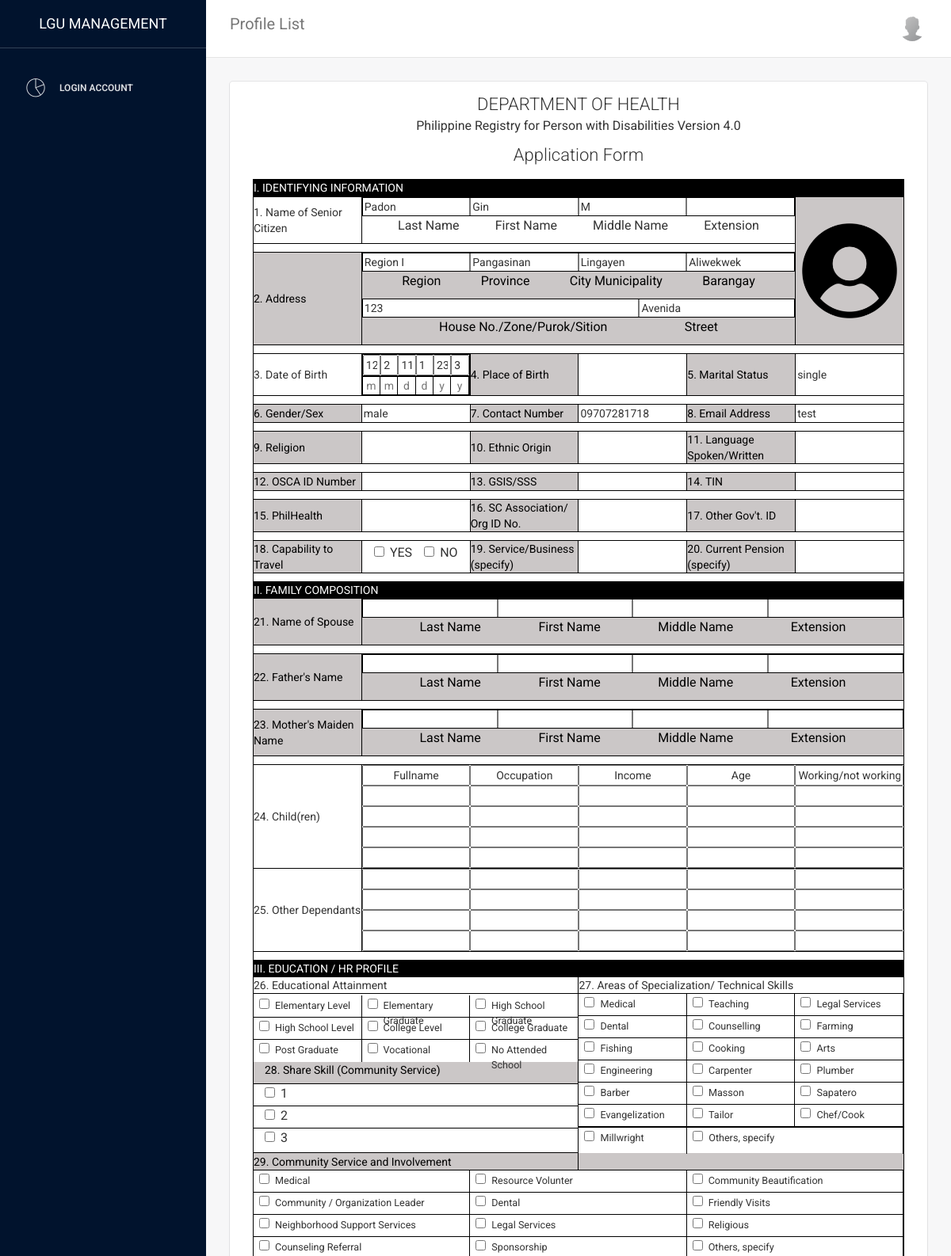
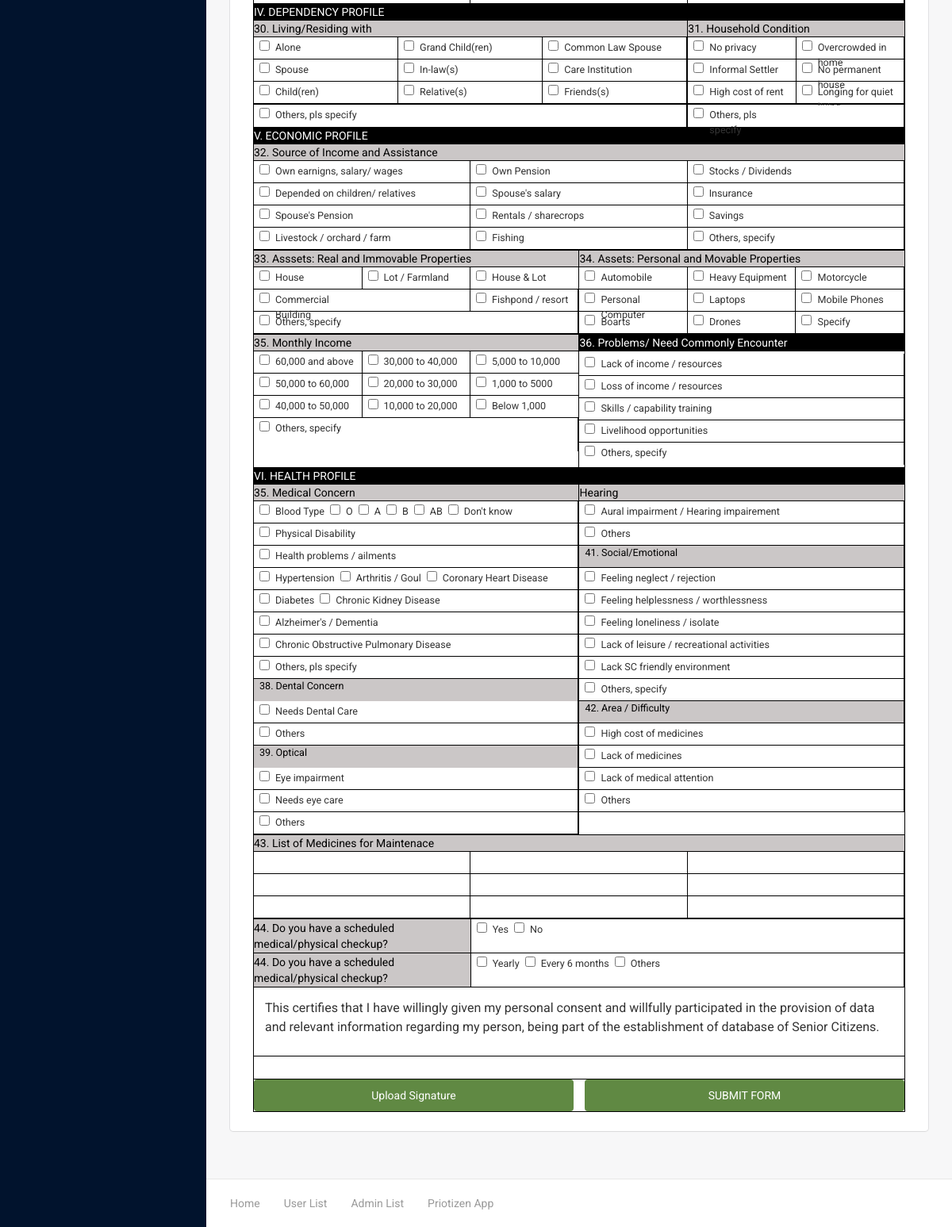
Page /LGU/table_senior.php?id=ujmdbj0ewlb on the committed database (2 pictures, top to bottom).
### tables this page shows
CREATE TABLE `verified` (
  `id` int(11) NOT NULL,
  `fname` varchar(45) DEFAULT NULL,
  `mi` varchar(15) DEFAULT NULL,
  `lname` varchar(45) DEFAULT NULL,
  `email` varchar(45) DEFAULT NULL,
  `bdate` varchar(20) DEFAULT NULL,
  `status_rs` varchar(20) DEFAULT NULL,
  `gender` varchar(20) DEFAULT 'Male',
  `address` varchar(100) DEFAULT NULL,
  `number` varchar(15) DEFAULT NULL,
  `valid_id` varchar(200) DEFAULT NULL,
  `app_id` varchar(15) DEFAULT NULL,
  `photo` varchar(200) DEFAULT NULL,
  `conditions` varchar(20) DEFAULT NULL,
  `nationality` varchar(45) NOT NULL DEFAULT 'Filipino',
  `family_name` varchar(45) DEFAULT NULL,
  `family_contact` varchar(15) DEFAULT NULL,
  `brgy` varchar(45) DEFAULT NULL
);

CREATE TABLE `address` (
  `id` int(11) NOT NULL,
  `user_id` varchar(45) DEFAULT NULL,
  `brgy` varchar(45) DEFAULT NULL,
  `street` varchar(45) DEFAULT NULL,
  `house` varchar(45) DEFAULT NULL
);

### LGU/table_senior.php (the view, shortened to what the rows shown need)
<?php
include('./backend/connection.php');
$id = $_GET['id'];
$query = "SELECT v.*, a.street, a.house, s.signature from verified v Inner join address a on v.app_id = a.user_id inner join test s on s.user_id = v.app_id where v.app_id = '$id' limit 1";
$result = mysqli_query($conn,$query);
if($result){
    if(mysqli_num_rows($result)>0){
        $assoc = mysqli_fetch_assoc($result);
        extract($assoc);
    }else{
        echo mysqli_error($conn);
    }
}else{
    echo mysqli_error($conn);
}
?>
<!doctype html>
<html lang="en">
<head>
    <link href="assets/css/bootstrap.min.css" rel="stylesheet" />
    <link href="assets/css/animate.min.css" rel="stylesheet"/>
    <link href="assets/css/light-bootstrap-dashboard.css?v=1.4.0" rel="stylesheet"/>
    <link href="assets/css/demo.css" rel="stylesheet" />
    <link href="assets/css/confirmation.css" rel="stylesheet" />
    <link href="assets/css/senior.css" rel="stylesheet" />
    <link href="http://maxcdn.bootstrapcdn.com/font-awesome/4.2.0/css/font-awesome.min.css" rel="stylesheet">
    <link href="assets/css/pe-icon-7-stroke.css" rel="stylesheet" />
</head>
<body onselectstart="return false" style="position:relative">
<div class="wrapper">
    <div class="main-panel">
        <div class="content">
            <div class="container-fluid">
                <div class="row">
                    <div class="col-md-12">
                        <div class="card " style="padding: 1em;">
                            <div class="content maincontent">
                                <table>
                                    <tr>
                                        <td colspan="4">
                                            <div class="inputs">
                                                <input type="text" class="noleft notop nobottom" id="lname" value="<?php echo $lname; ?>" >
                                                <input type="text" class="noleft notop nobottom" id="fname" value="<?php echo $fname; ?>">
                                                <input type="text" class="noleft notop nobottom" id="mname" value="<?php echo $mi; ?>">
                                                <input type="text" class="noleft notop nobottom noright" id="ext">
                                            </div>
                                        </td>
                                    </tr>
                                    <tr>
                                        <td colspan="4">
                                            <div class="inputs">
                                                <input type="text" class="noleft notop nobottom" id="region" value="<?php echo "Region I"; ?>">
                                                <input type="text" class="noleft notop nobottom" id="province" value="<?php echo "Pangasinan"; ?>">
                                                <input type="text" class="noleft notop nobottom" id="municipality" value="<?php echo "Lingayen"; ?>">
                                                <input type="text" class="noleft notop nobottom noright" id="brgy" value="<?php echo $brgy; ?>">
                                            </div>
                                            <div class="inputs">
                                                <input type="text" class="noleft notop nobottom" style="width: 180%;" id="house" value="<?php echo $house; ?>">
                                                <input type="text" class="noleft notop nobottom noright" id="street" value="<?php echo $street; ?>">
                                            </div>
                                        </td>
                                    </tr>
                                    <tr>
                                        <td>
                                            <?php
                                            $bdateStr = explode("-",$bdate);
                                            $birth00 = substr($bdateStr[1],0);
                                            $birth01 = substr($bdateStr[1],1);
                                            $birth10 = substr($bdateStr[2],0);
                                            $birth11 = substr($bdateStr[2],1);
                                            $birth20 = substr($bdateStr[0],-2);
                                            $birth22 = substr($bdateStr[0],-1);
                                            ?>
                                            <div class="top">
                                                <input type="text" id="birth00" value="<?php echo $birth00; ?>" >
                                                <input type="text" id="birth01" value="<?php echo $birth01; ?>">
                                                <input type="text" id="birth10" value="<?php echo $birth10; ?>">
                                                <input type="text" id="birth11" value="<?php echo $birth11; ?>">
                                                <input type="text" id="birth20" value="<?php echo $birth20; ?>">
                                                <input type="text" id="birth22" value="<?php echo $birth22; ?>" >
                                            </div>
                                        </td>
                                        <td>
                                            <input type="text" class="inputs nobottom noleft noright notop" id="status" value="<?php echo $status_rs; ?>">
                                        </td>
                                    </tr>
                                    <tr>
                                        <td>
                                            <input type="text" class="inputs nobottom noleft noright notop" id="sex" value="<?php echo $gender; ?>">
                                        </td>
                                        <td>
                                            <input type="text" class="inputs nobottom noleft noright notop" id="contact" value="<?php echo $number; ?>">
                                        </td>
                                        <td>
                                            <input type="text" class="inputs nobottom noleft noright notop" id="email" value="<?php echo $email; ?>">
                                        </td>
                                    </tr>
                                </table>
                            </div>
                        </div>
                    </div>
                </div>
            </div>
        </div>
    </div>
</div>
</body>
</html>

### rows in the picture
verified: lname "Padon", fname "Gin", mi "M", brgy "Aliwekwek", house "123", street "Avenida", bdate "12", bdate "2", bdate "11", bdate "1", bdate "23", bdate "3", status_rs "single", gender "male", number "09707281718", email "test"
